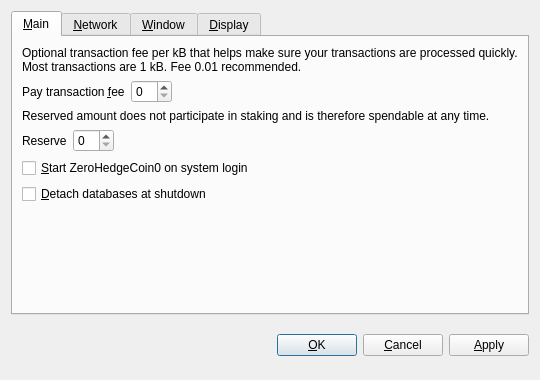
<?xml version="1.0" encoding="UTF-8"?>
<ui version="4.0">
 <class>OptionsDialog</class>
 <widget class="QDialog" name="OptionsDialog">
  <property name="geometry">
   <rect>
    <x>0</x>
    <y>0</y>
    <width>540</width>
    <height>380</height>
   </rect>
  </property>
  <property name="windowTitle">
   <string>Options</string>
  </property>
  <property name="modal">
   <bool>true</bool>
  </property>
  <layout class="QVBoxLayout" name="verticalLayout">
   <item>
    <widget class="QTabWidget" name="tabWidget">
     <property name="tabPosition">
      <enum>QTabWidget::North</enum>
     </property>
     <property name="currentIndex">
      <number>0</number>
     </property>
     <widget class="QWidget" name="tabMain">
      <attribute name="title">
       <string>&amp;Main</string>
      </attribute>
      <layout class="QVBoxLayout" name="verticalLayout_Main">
       <item>
        <widget class="QLabel" name="transactionFeeInfoLabel">
         <property name="text">
          <string>Optional transaction fee per kB that helps make sure your transactions are processed quickly. Most transactions are 1 kB. Fee 0.01 recommended.</string>
         </property>
         <property name="textFormat">
          <enum>Qt::PlainText</enum>
         </property>
         <property name="wordWrap">
          <bool>true</bool>
         </property>
        </widget>
       </item>
       <item>
        <layout class="QHBoxLayout" name="horizontalLayoutFee">
         <item>
          <widget class="QLabel" name="transactionFeeLabel">
           <property name="text">
            <string>Pay transaction &amp;fee</string>
           </property>
           <property name="textFormat">
            <enum>Qt::PlainText</enum>
           </property>
           <property name="buddy">
            <cstring>transactionFee</cstring>
           </property>
          </widget>
         </item>
         <item>
          <widget class="BitcoinAmountField" name="transactionFee"/>
         </item>
         <item>
          <spacer name="horizontalSpacerFee">
           <property name="orientation">
            <enum>Qt::Horizontal</enum>
           </property>
           <property name="sizeHint" stdset="0">
            <size>
             <width>40</width>
             <height>20</height>
            </size>
           </property>
          </spacer>
         </item>
        </layout>
       </item>
       <item>
        <widget class="QLabel" name="reserveBalanceInfoLabel">
         <property name="text">
          <string>Reserved amount does not participate in staking and is therefore spendable at any time.</string>
         </property>
         <property name="textFormat">
          <enum>Qt::PlainText</enum>
         </property>
         <property name="wordWrap">
          <bool>true</bool>
         </property>
        </widget>
       </item>
       <item>
        <layout class="QHBoxLayout" name="horizontalLayoutReserveBalance">
         <item>
          <widget class="QLabel" name="reserveBalanceLabel">
           <property name="text">
            <string>Reserve</string>
           </property>
           <property name="textFormat">
            <enum>Qt::PlainText</enum>
           </property>
           <property name="buddy">
            <cstring>reserveBalance</cstring>
           </property>
          </widget>
         </item>
         <item>
          <widget class="BitcoinAmountField" name="reserveBalance"/>
         </item>
         <item>
          <spacer name="horizontalSpacerReserveBalance">
           <property name="orientation">
            <enum>Qt::Horizontal</enum>
           </property>
           <property name="sizeHint" stdset="0">
            <size>
             <width>40</width>
             <height>20</height>
            </size>
           </property>
          </spacer>
         </item>
        </layout>
       </item>
       <item>
        <widget class="QCheckBox" name="bitcoinAtStartup">
         <property name="toolTip">
          <string>Automatically start ZeroHedgeCoin0 after logging in to the system.</string>
         </property>
         <property name="text">
          <string>&amp;Start ZeroHedgeCoin0 on system login</string>
         </property>
        </widget>
       </item>
       <item>
        <widget class="QCheckBox" name="detachDatabases">
         <property name="toolTip">
          <string>Detach block and address databases at shutdown. This means they can be moved to another data directory, but it slows down shutdown. The wallet is always detached.</string>
         </property>
         <property name="text">
          <string>&amp;Detach databases at shutdown</string>
         </property>
        </widget>
       </item>
       <item>
        <spacer name="verticalSpacer_Main">
         <property name="orientation">
          <enum>Qt::Vertical</enum>
         </property>
         <property name="sizeHint" stdset="0">
          <size>
           <width>20</width>
           <height>40</height>
          </size>
         </property>
        </spacer>
       </item>
      </layout>
     </widget>
     <widget class="QWidget" name="tabNetwork">
      <attribute name="title">
       <string>&amp;Network</string>
      </attribute>
      <layout class="QVBoxLayout" name="verticalLayout_Network">
       <item>
        <widget class="QCheckBox" name="mapPortUpnp">
         <property name="toolTip">
          <string>Automatically open the ZeroHedgeCoin0 client port on the router. This only works when your router supports UPnP and it is enabled.</string>
         </property>
         <property name="text">
          <string>Map port using &amp;UPnP</string>
         </property>
        </widget>
       </item>
       <item>
        <widget class="QCheckBox" name="connectSocks">
         <property name="toolTip">
          <string>Connect to the ZeroHedgeCoin0 network through a SOCKS proxy (e.g. when connecting through Tor).</string>
         </property>
         <property name="text">
          <string>&amp;Connect through SOCKS proxy:</string>
         </property>
        </widget>
       </item>
       <item>
        <layout class="QHBoxLayout" name="horizontalLayout_Network">
         <item>
          <widget class="QLabel" name="proxyIpLabel">
           <property name="text">
            <string>Proxy &amp;IP:</string>
           </property>
           <property name="textFormat">
            <enum>Qt::PlainText</enum>
           </property>
           <property name="buddy">
            <cstring>proxyIp</cstring>
           </property>
          </widget>
         </item>
         <item>
          <widget class="QValidatedLineEdit" name="proxyIp">
           <property name="maximumSize">
            <size>
             <width>140</width>
             <height>16777215</height>
            </size>
           </property>
           <property name="toolTip">
            <string>IP address of the proxy (e.g. 127.0.0.1)</string>
           </property>
          </widget>
         </item>
         <item>
          <widget class="QLabel" name="proxyPortLabel">
           <property name="text">
            <string>&amp;Port:</string>
           </property>
           <property name="textFormat">
            <enum>Qt::PlainText</enum>
           </property>
           <property name="buddy">
            <cstring>proxyPort</cstring>
           </property>
          </widget>
         </item>
         <item>
          <widget class="QLineEdit" name="proxyPort">
           <property name="maximumSize">
            <size>
             <width>55</width>
             <height>16777215</height>
            </size>
           </property>
           <property name="toolTip">
            <string>Port of the proxy (e.g. 9050)</string>
           </property>
          </widget>
         </item>
         <item>
          <widget class="QLabel" name="socksVersionLabel">
           <property name="text">
            <string>SOCKS &amp;Version:</string>
           </property>
           <property name="textFormat">
            <enum>Qt::PlainText</enum>
           </property>
           <property name="buddy">
            <cstring>socksVersion</cstring>
           </property>
          </widget>
         </item>
         <item>
          <widget class="QValueComboBox" name="socksVersion">
           <property name="toolTip">
            <string>SOCKS version of the proxy (e.g. 5)</string>
           </property>
          </widget>
         </item>
         <item>
          <spacer name="horizontalSpacer_Network">
           <property name="orientation">
            <enum>Qt::Horizontal</enum>
           </property>
           <property name="sizeHint" stdset="0">
            <size>
             <width>40</width>
             <height>20</height>
            </size>
           </property>
          </spacer>
         </item>
        </layout>
       </item>
       <item>
        <spacer name="verticalSpacer_Network">
         <property name="orientation">
          <enum>Qt::Vertical</enum>
         </property>
         <property name="sizeHint" stdset="0">
          <size>
           <width>20</width>
           <height>40</height>
          </size>
         </property>
        </spacer>
       </item>
      </layout>
     </widget>
     <widget class="QWidget" name="tabWindow">
      <attribute name="title">
       <string>&amp;Window</string>
      </attribute>
      <layout class="QVBoxLayout" name="verticalLayout_Window">
       <item>
        <widget class="QCheckBox" name="minimizeToTray">
         <property name="toolTip">
          <string>Show only a tray icon after minimizing the window.</string>
         </property>
         <property name="text">
          <string>&amp;Minimize to the tray instead of the taskbar</string>
         </property>
        </widget>
       </item>
       <item>
        <widget class="QCheckBox" name="minimizeOnClose">
         <property name="toolTip">
          <string>Minimize instead of exit the application when the window is closed. When this option is enabled, the application will be closed only after selecting Quit in the menu.</string>
         </property>
         <property name="text">
          <string>M&amp;inimize on close</string>
         </property>
        </widget>
       </item>
       <item>
        <spacer name="verticalSpacer_Window">
         <property name="orientation">
          <enum>Qt::Vertical</enum>
         </property>
         <property name="sizeHint" stdset="0">
          <size>
           <width>20</width>
           <height>40</height>
          </size>
         </property>
        </spacer>
       </item>
      </layout>
     </widget>
     <widget class="QWidget" name="tabDisplay">
      <attribute name="title">
       <string>&amp;Display</string>
      </attribute>
      <layout class="QVBoxLayout" name="verticalLayout_Display">
       <item>
        <layout class="QHBoxLayout" name="horizontalLayout_1_Display">
         <item>
          <widget class="QLabel" name="langLabel">
           <property name="text">
            <string>User Interface &amp;language:</string>
           </property>
           <property name="textFormat">
            <enum>Qt::PlainText</enum>
           </property>
           <property name="buddy">
            <cstring>lang</cstring>
           </property>
          </widget>
         </item>
         <item>
          <widget class="QValueComboBox" name="lang">
           <property name="toolTip">
            <string>The user interface language can be set here. This setting will take effect after restarting ZeroHedgeCoin0.</string>
           </property>
          </widget>
         </item>
        </layout>
       </item>
       <item>
        <layout class="QHBoxLayout" name="horizontalLayout_2_Display">
         <item>
          <widget class="QLabel" name="unitLabel">
           <property name="text">
            <string>&amp;Unit to show amounts in:</string>
           </property>
           <property name="textFormat">
            <enum>Qt::PlainText</enum>
           </property>
           <property name="buddy">
            <cstring>unit</cstring>
           </property>
          </widget>
         </item>
         <item>
          <widget class="QValueComboBox" name="unit">
           <property name="toolTip">
            <string>Choose the default subdivision unit to show in the interface and when sending coins.</string>
           </property>
          </widget>
         </item>
        </layout>
       </item>
       <item>
        <widget class="QCheckBox" name="displayAddresses">
         <property name="toolTip">
          <string>Whether to show ZeroHedgeCoin0 addresses in the transaction list or not.</string>
         </property>
         <property name="text">
          <string>&amp;Display addresses in transaction list</string>
         </property>
        </widget>
       </item>
       <item>
        <widget class="QCheckBox" name="coinControlFeatures">
         <property name="toolTip">
          <string>Whether to show coin control features or not.</string>
         </property>
         <property name="text">
          <string>Display coin &amp;control features (experts only!)</string>
         </property>
        </widget>
       </item>
       <item>
        <spacer name="verticalSpacer_Display">
         <property name="orientation">
          <enum>Qt::Vertical</enum>
         </property>
         <property name="sizeHint" stdset="0">
          <size>
           <width>20</width>
           <height>40</height>
          </size>
         </property>
        </spacer>
       </item>
      </layout>
     </widget>
    </widget>
   </item>
   <item>
    <layout class="QHBoxLayout" name="horizontalLayout_Buttons">
     <item>
      <spacer name="horizontalSpacer_1">
       <property name="orientation">
        <enum>Qt::Horizontal</enum>
       </property>
       <property name="sizeHint" stdset="0">
        <size>
         <width>40</width>
         <height>48</height>
        </size>
       </property>
      </spacer>
     </item>
     <item>
      <widget class="QLabel" name="statusLabel">
       <property name="font">
        <font>
         <weight>75</weight>
         <bold>true</bold>
        </font>
       </property>
       <property name="text">
        <string/>
       </property>
       <property name="textFormat">
        <enum>Qt::PlainText</enum>
       </property>
       <property name="wordWrap">
        <bool>true</bool>
       </property>
      </widget>
     </item>
     <item>
      <spacer name="horizontalSpacer_2">
       <property name="orientation">
        <enum>Qt::Horizontal</enum>
       </property>
       <property name="sizeHint" stdset="0">
        <size>
         <width>40</width>
         <height>48</height>
        </size>
       </property>
      </spacer>
     </item>
     <item>
      <widget class="QPushButton" name="okButton">
       <property name="text">
        <string>&amp;OK</string>
       </property>
      </widget>
     </item>
     <item>
      <widget class="QPushButton" name="cancelButton">
       <property name="text">
        <string>&amp;Cancel</string>
       </property>
       <property name="autoDefault">
        <bool>false</bool>
       </property>
      </widget>
     </item>
     <item>
      <widget class="QPushButton" name="applyButton">
       <property name="text">
        <string>&amp;Apply</string>
       </property>
       <property name="autoDefault">
        <bool>false</bool>
       </property>
      </widget>
     </item>
    </layout>
   </item>
  </layout>
 </widget>
 <customwidgets>
  <customwidget>
   <class>BitcoinAmountField</class>
   <extends>QSpinBox</extends>
   <header>bitcoinamountfield.h</header>
  </customwidget>
  <customwidget>
   <class>QValueComboBox</class>
   <extends>QComboBox</extends>
   <header>qvaluecombobox.h</header>
  </customwidget>
  <customwidget>
   <class>QValidatedLineEdit</class>
   <extends>QLineEdit</extends>
   <header>qvalidatedlineedit.h</header>
  </customwidget>
 </customwidgets>
 <resources/>
 <connections/>
</ui>
